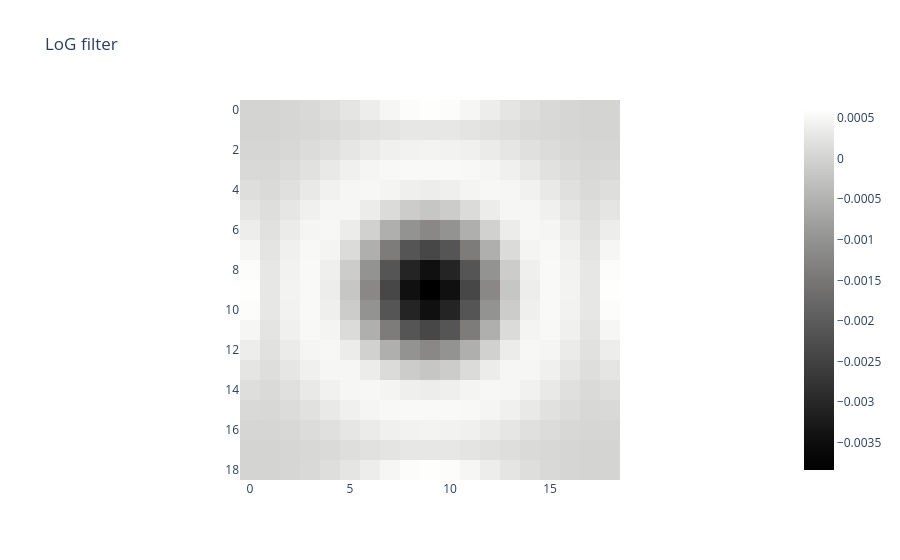
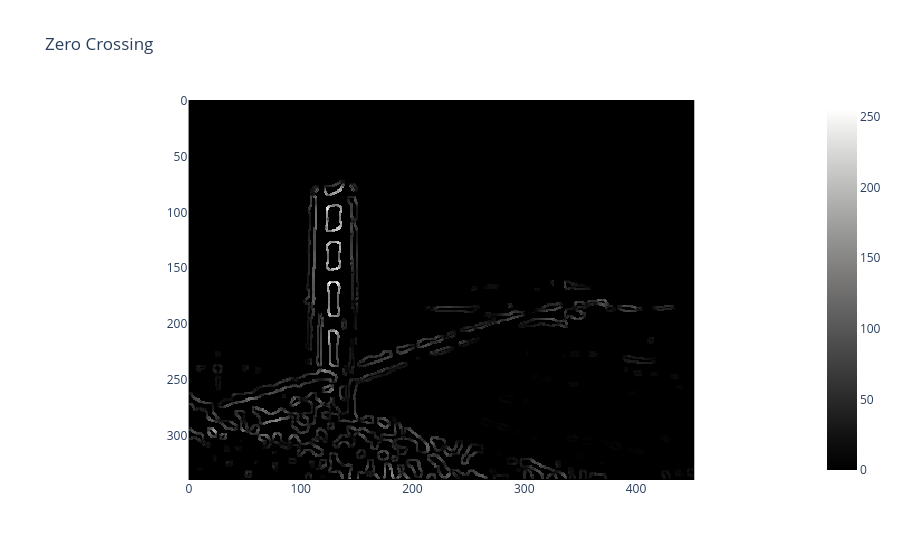

Notebook cell for these charts, in order:
### Code cell
edges = MarrHildreth(grayImg, 3)

### Figure 1 — Plotly figure (JSON) as saved in the notebook; plotly's stock layout.template omitted (floating-point values rounded to 4 significant figures; data arrays with more than 128 entries replaced by an {"elided": "..."} marker saying what was removed)
{"data": [{"coloraxis": "coloraxis", "hovertemplate": "x: %{x}<br>y: %{y}<br>color: %{z}<extra></extra>", "name": "0", "type": "heatmap", "xaxis": "x", "yaxis": "y", "z": {"elided": "19x19 float values"}}], "layout": {"coloraxis": {"colorscale": [[0, "rgb(0, 0, 0)"], [0.09091, "rgb(16, 16, 16)"], [0.1818, "rgb(38, 38, 38)"], [0.2727, "rgb(59, 59, 59)"], [0.3636, "rgb(81, 80, 80)"], [0.4545, "rgb(102, 101, 101)"], [0.5455, "rgb(124, 123, 122)"], [0.6364, "rgb(146, 146, 145)"], [0.7273, "rgb(171, 171, 170)"], [0.8182, "rgb(197, 197, 195)"], [0.9091, "rgb(224, 224, 223)"], [1, "rgb(254, 254, 253)"]]}, "title": {"text": "LoG filter"}, "xaxis": {"anchor": "y", "constrain": "domain", "domain": [0, 1], "scaleanchor": "y"}, "yaxis": {"anchor": "x", "autorange": "reversed", "constrain": "domain", "domain": [0, 1]}}}

### Figure 2 — Plotly figure (JSON) as saved in the notebook; plotly's stock layout.template omitted (floating-point values rounded to 4 significant figures; data arrays with more than 128 entries replaced by an {"elided": "..."} marker saying what was removed)
{"data": [{"coloraxis": "coloraxis", "hovertemplate": "x: %{x}<br>y: %{y}<br>color: %{z}<extra></extra>", "name": "0", "type": "heatmap", "xaxis": "x", "yaxis": "y", "z": {"elided": "340x453 int values"}}], "layout": {"coloraxis": {"colorscale": [[0, "rgb(0, 0, 0)"], [0.09091, "rgb(16, 16, 16)"], [0.1818, "rgb(38, 38, 38)"], [0.2727, "rgb(59, 59, 59)"], [0.3636, "rgb(81, 80, 80)"], [0.4545, "rgb(102, 101, 101)"], [0.5455, "rgb(124, 123, 122)"], [0.6364, "rgb(146, 146, 145)"], [0.7273, "rgb(171, 171, 170)"], [0.8182, "rgb(197, 197, 195)"], [0.9091, "rgb(224, 224, 223)"], [1, "rgb(254, 254, 253)"]]}, "title": {"text": "Zero Crossing"}, "xaxis": {"anchor": "y", "constrain": "domain", "domain": [0, 1], "scaleanchor": "y"}, "yaxis": {"anchor": "x", "autorange": "reversed", "constrain": "domain", "domain": [0, 1]}}}
